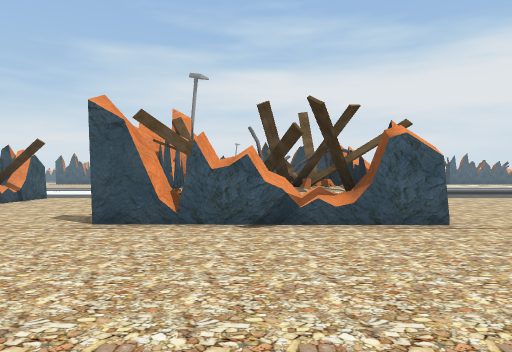
view 1 (above)

24 first-person views from a walk through a 3-D level made in the Unity game engine. The camera is 1.4 m above the floor, looks level and sees 70° across. Doors are open. The floor is counted in squares, 2.06 m on a side. Each view is taken from the middle of a square. On the plan, view 1 faces up. The plan holds only what a view shows up to about 11 squares ahead; the rest is blank. The place goes on beyond the plan. The player character is not drawn. Some surface patterns are stand-ins.

view 2
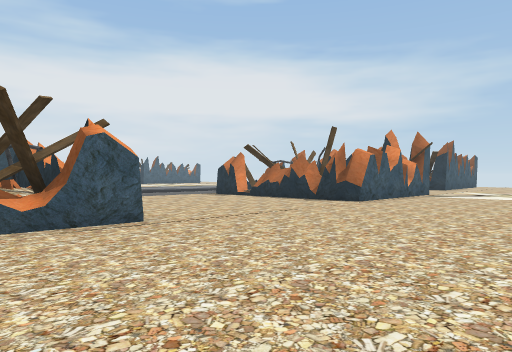

view 3
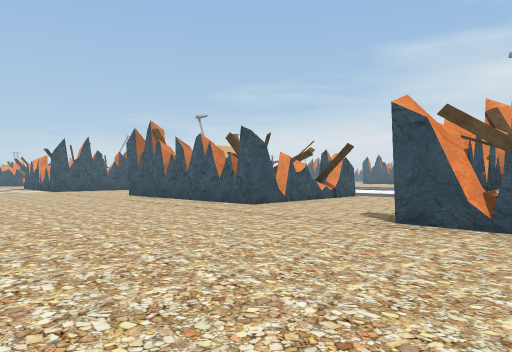

view 4
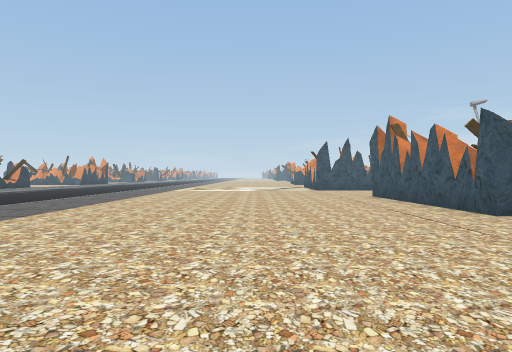

view 5
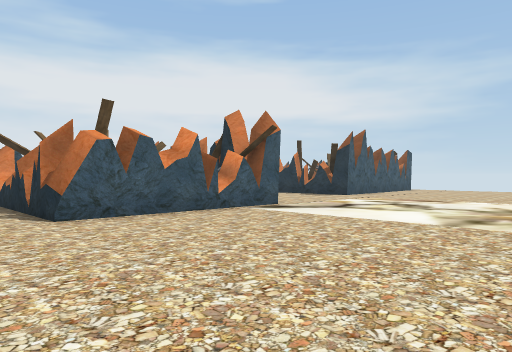

view 6
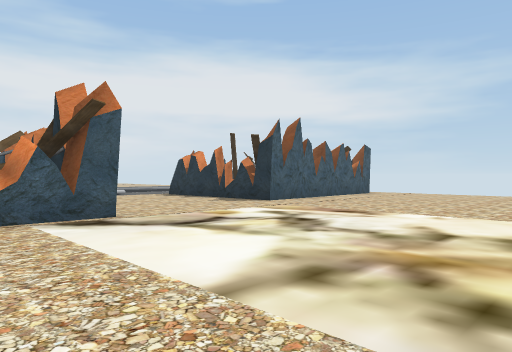

view 7
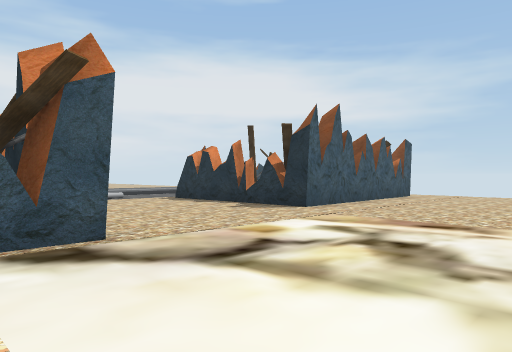

view 8
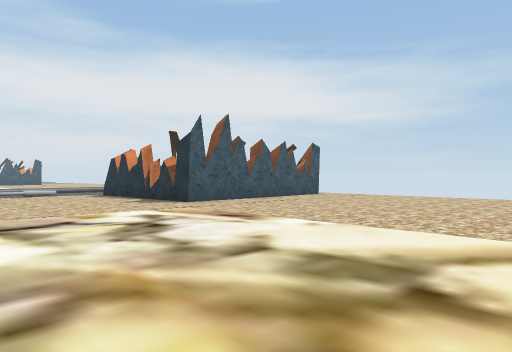

view 9
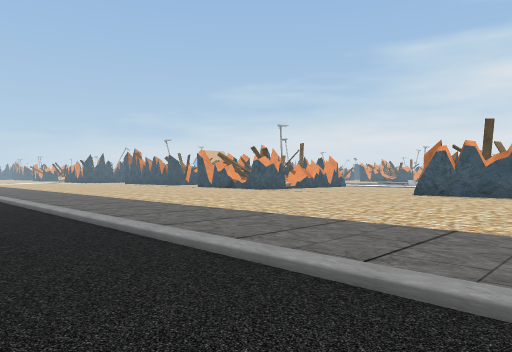

view 10
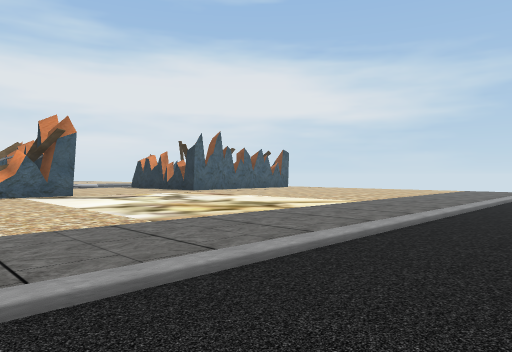

view 11
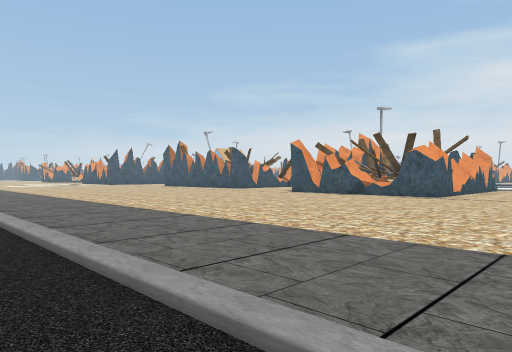

view 12
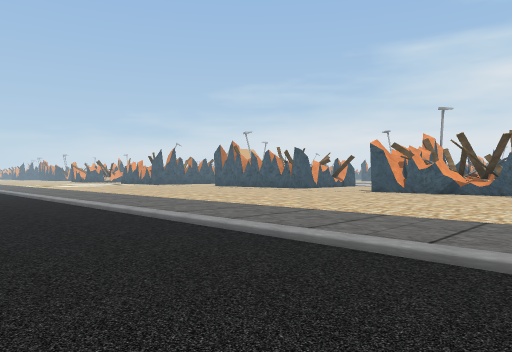

view 13
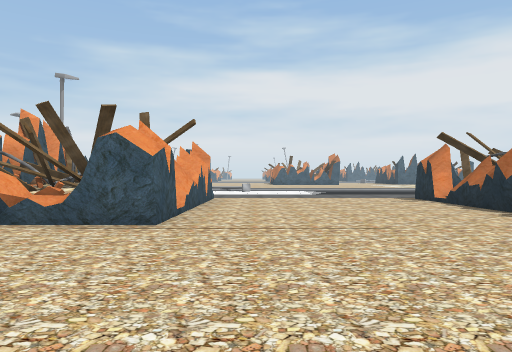

view 14
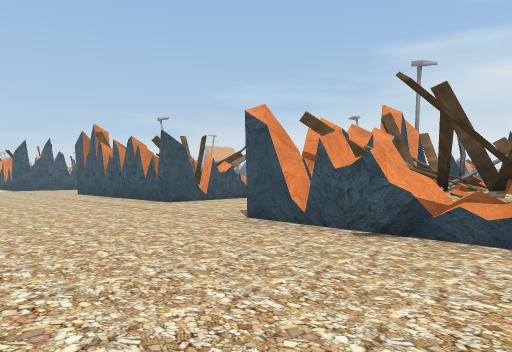

view 15
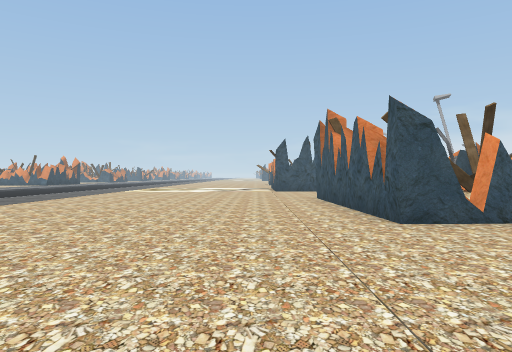

view 16
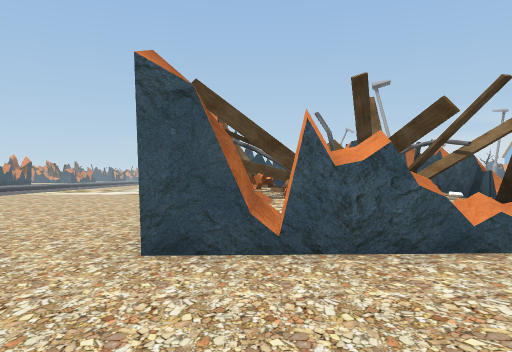

view 17
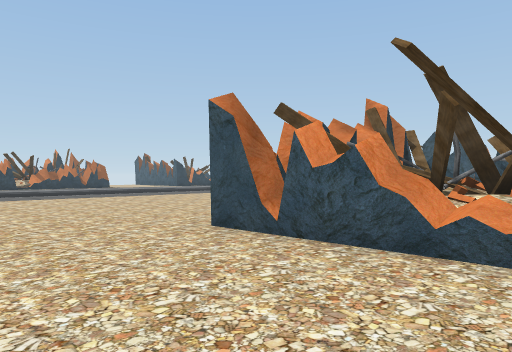

view 18
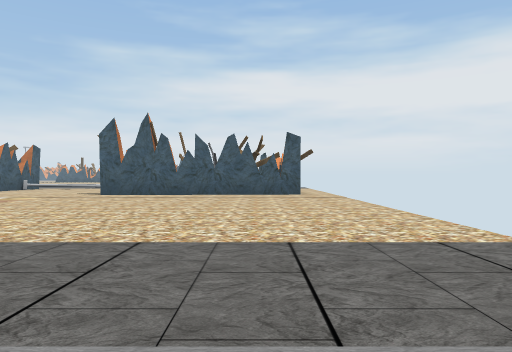

view 19
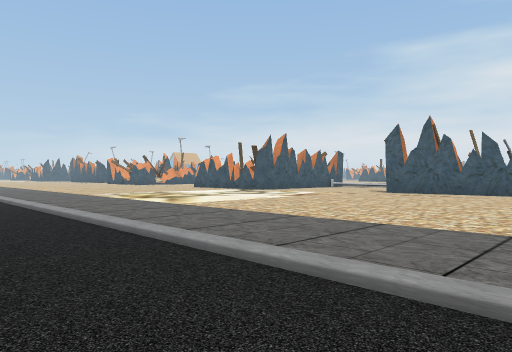

view 20
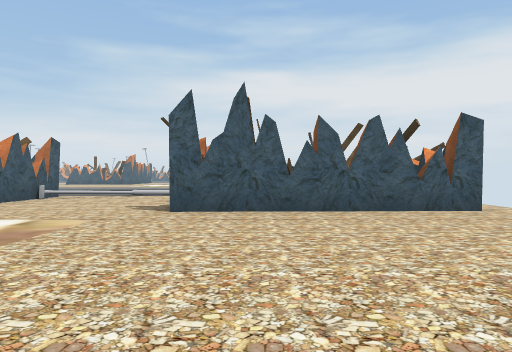

view 21
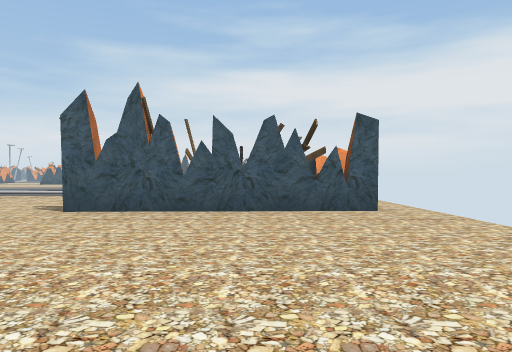

view 22
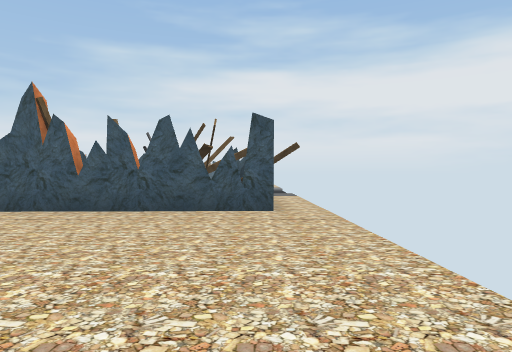

view 23
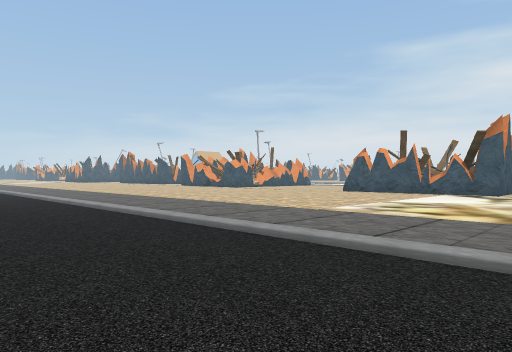

view 24
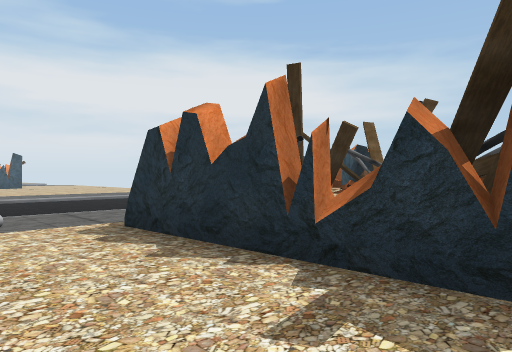

### Floor plan
Key: @ floor where view 1 was taken; # wall or solid block; . main floor; - floor 0.25 m lower than the main floor; : floor 0.5 m higher than the main floor; / step, stairs or slope; H house.
Columns run from 11 left of view 1 to 25 right of it. Each row starts with its distance up from view 1.
 10 HHHHH.. . H  H......HHH HH....H  HH#.
  9  HHHH... HHHHH......HHH H.....HHHHHH.
  8  HHHHH...HHHHH......H   H.....HHHHHH.
  7 HHHHHH...HHHHH......HH HH.....HHHHHH.
  6 #HH#H#...HHH:H......H   H.....##HHH#.
  5 .........#HHH#......##HH#............
  4 .....................................
  3 .....................................
  2 .....................................
  1 .....................................
  0 ...........@.........................
 -1 .....................................
 -2 .....................................
 -3 .....................................
 -4 ////////////////////////////////////
 -5 -----------------------------------
 -6        --------    --------     -- -
 -7             -- -        -- -

Positions as (right, up) in squares from view 1, and headings:
1: (0, 0), facing up
2: (0, 0), facing up-right
3: (0, 0), facing up-left
4: (0, 2), facing left
5: (7, -1), facing up-right
6: (11, -1), facing up-right
7: (12, 1), facing up-right
8: (13, -2), facing up-right
9: (13, -6), facing up-left
10: (10, -6), facing up-right
11: (6, -5), facing up-left
12: (4, -7), facing up-left
13: (4, 0), facing up
14: (2, 1), facing up-left
15: (-1, 4), facing left
16: (-3, 7), facing left
17: (-3, 10), facing down-left
18: (23, -5), facing up
19: (24, -6), facing up-left
20: (20, -1), facing up
21: (22, -1), facing up
22: (24, -1), facing up
23: (16, -7), facing up-left
24: (16, 6), facing up-right
